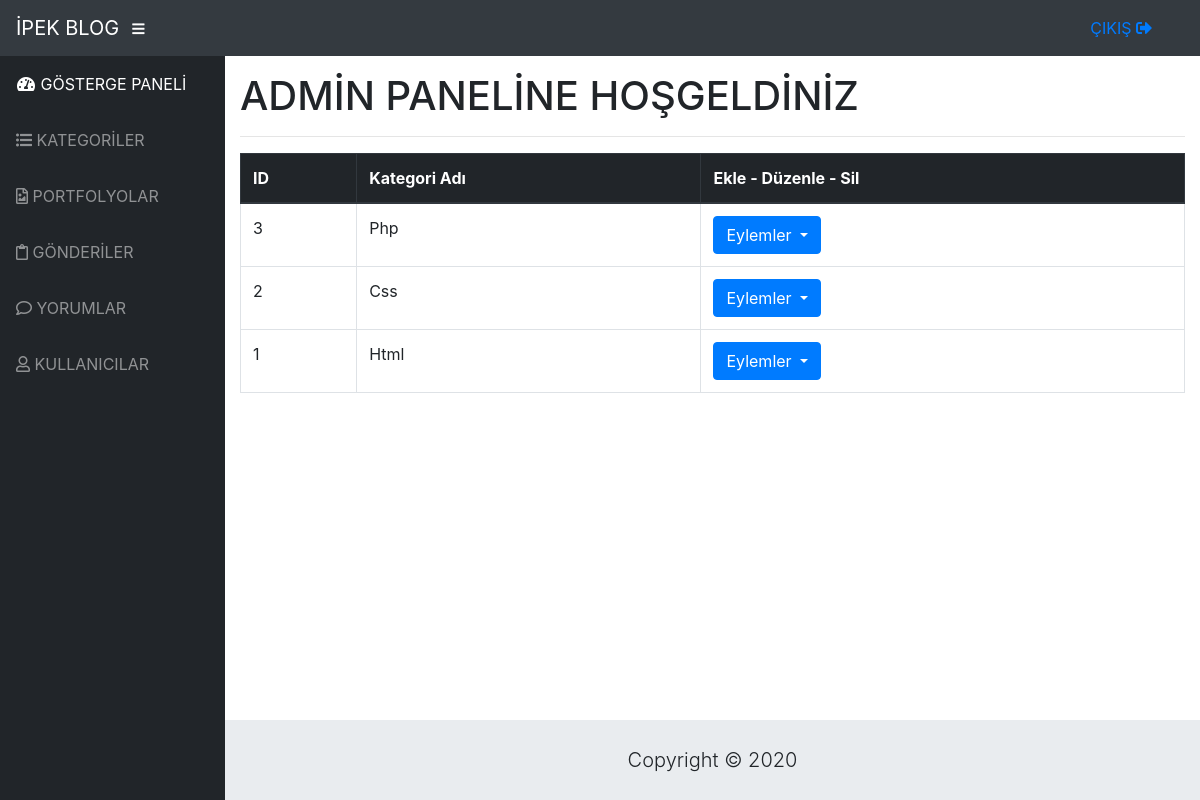
The page /blogw/admin/categories.php (signed in) on the database its author committed.
### tables this page shows
CREATE TABLE `categories` (
  `category_id` int(3) NOT NULL,
  `category_name` varchar(50) NOT NULL
);

### blogw/admin/categories.php (the view, shortened to what this page needs)
<?php include "includes/admin_header.php"; ?>
<div id="wrapper">
<?php include "includes/admin_sidebar.php"; ?>
<div id="content-wrapper">
    <div class="container-fluid">
        <h1>ADMİN PANELİNE HOŞGELDİNİZ</h1>
        <hr>
        <table class="table table-bordered">
            <thead class="thead-dark">
                <tr>
                    <th>ID</th>
                    <th>Kategori Adı</th>
                    <th>Ekle - Düzenle - Sil</th>
                </tr>
            </thead>
            <tbody>
                <?php
                    $sql_query = "SELECT * FROM categories ORDER BY category_id DESC";
                    $select_all_categories = mysqli_query($conn, $sql_query);
                        $k = 1;
                        while($row = mysqli_fetch_assoc($select_all_categories))
                        {
                            $category_id    =   $row["category_id"];
                            $category_name  =   $row["category_name"];
                            echo"
                                <tr>
                                    <td>{$category_id}</td>
                                    <td>{$category_name}</td>
                                    <td>
                                        <div class='dropdown'>
                                            <button class='btn btn-primary dropdown-toggle' type='button' id='dropdownMenuButton' data-toggle='dropdown' aria-haspopup='true' aria-expanded='false'>
                                                Eylemler
                                            </button>
                                            <div class='dropdown-menu' aria-labelledby='dropdownMenuButton'>
                                                <a class='dropdown-item' data-toggle='modal' data-target='#edit_modal$k' href='#'>Düzenle</a>
                                                <div class='dropdown-divider'></div>
                                                <a class='dropdown-item' href='categories.php?delete={$category_id}'>Sil</a>
                                                <div class='dropdown-divider'></div>
                                                <a class='dropdown-item' data-toggle='modal' data-target='#add_modal'>Ekle</a>
                                            </div>
                                        </div>
                                    </td>
                                </tr>
                            ";
                ?>
                <?php $k++; } ?>
            </tbody>
        </table>
<?php include "includes/admin_footer.php"; ?>

### blogw/admin/css/sb-admin.css (style rules this page uses)
html { position: relative; min-height: 100%; }
body { height: 100%; }
#wrapper { display: -webkit-box; display: -ms-flexbox; display: flex; }
#wrapper #content-wrapper { overflow-x: hidden; width: 100%; padding-top: 1rem; padding-bottom: 80px; }
:root { --input-padding-x: 0.75rem; --input-padding-y: 0.75rem; }

### rows shown on the page
categories: category_id "3", category_name "Php"
categories: category_id "2", category_name "Css"
categories: category_id "1", category_name "Html"
